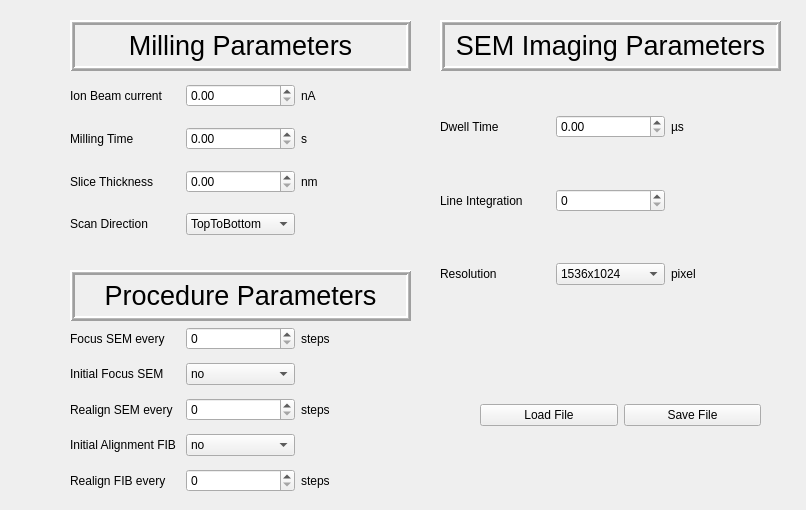
<?xml version="1.0" encoding="UTF-8"?>
<ui version="4.0">
 <class>VolumeDesigner</class>
 <widget class="QWidget" name="VolumeDesigner">
  <property name="geometry">
   <rect>
    <x>0</x>
    <y>0</y>
    <width>806</width>
    <height>510</height>
   </rect>
  </property>
  <property name="windowTitle">
   <string>VolumeDesigner</string>
  </property>
  <widget class="QLabel" name="label_26">
   <property name="geometry">
    <rect>
     <x>70</x>
     <y>20</y>
     <width>341</width>
     <height>51</height>
    </rect>
   </property>
   <property name="font">
    <font>
     <pointsize>20</pointsize>
    </font>
   </property>
   <property name="frameShape">
    <enum>QFrame::Box</enum>
   </property>
   <property name="frameShadow">
    <enum>QFrame::Raised</enum>
   </property>
   <property name="lineWidth">
    <number>2</number>
   </property>
   <property name="midLineWidth">
    <number>1</number>
   </property>
   <property name="text">
    <string>Milling Parameters</string>
   </property>
   <property name="textFormat">
    <enum>Qt::RichText</enum>
   </property>
   <property name="scaledContents">
    <bool>false</bool>
   </property>
   <property name="alignment">
    <set>Qt::AlignCenter</set>
   </property>
  </widget>
  <widget class="QLabel" name="label_27">
   <property name="geometry">
    <rect>
     <x>440</x>
     <y>20</y>
     <width>341</width>
     <height>51</height>
    </rect>
   </property>
   <property name="font">
    <font>
     <pointsize>20</pointsize>
    </font>
   </property>
   <property name="frameShape">
    <enum>QFrame::Box</enum>
   </property>
   <property name="frameShadow">
    <enum>QFrame::Raised</enum>
   </property>
   <property name="lineWidth">
    <number>2</number>
   </property>
   <property name="midLineWidth">
    <number>1</number>
   </property>
   <property name="text">
    <string>SEM Imaging Parameters</string>
   </property>
   <property name="textFormat">
    <enum>Qt::RichText</enum>
   </property>
   <property name="scaledContents">
    <bool>false</bool>
   </property>
   <property name="alignment">
    <set>Qt::AlignCenter</set>
   </property>
  </widget>
  <widget class="QWidget" name="horizontalLayoutWidget_2">
   <property name="geometry">
    <rect>
     <x>480</x>
     <y>380</y>
     <width>281</width>
     <height>71</height>
    </rect>
   </property>
   <layout class="QHBoxLayout" name="horizontalLayout_2">
    <item>
     <widget class="QPushButton" name="button_loadFile">
      <property name="text">
       <string>Load File</string>
      </property>
     </widget>
    </item>
    <item>
     <widget class="QPushButton" name="button_saveFile">
      <property name="text">
       <string>Save File</string>
      </property>
     </widget>
    </item>
   </layout>
  </widget>
  <widget class="QWidget" name="gridLayoutWidget_3">
   <property name="geometry">
    <rect>
     <x>70</x>
     <y>320</y>
     <width>341</width>
     <height>181</height>
    </rect>
   </property>
   <layout class="QGridLayout" name="gridLayout_3">
    <item row="1" column="0">
     <widget class="QLabel" name="label_17">
      <property name="text">
       <string>Initial Focus SEM</string>
      </property>
     </widget>
    </item>
    <item row="0" column="2">
     <widget class="QLabel" name="label_20">
      <property name="text">
       <string>steps</string>
      </property>
     </widget>
    </item>
    <item row="2" column="2">
     <widget class="QLabel" name="label_23">
      <property name="text">
       <string>steps</string>
      </property>
     </widget>
    </item>
    <item row="0" column="0">
     <widget class="QLabel" name="label_19">
      <property name="text">
       <string>Focus SEM every</string>
      </property>
     </widget>
    </item>
    <item row="3" column="0">
     <widget class="QLabel" name="label_24">
      <property name="text">
       <string>Initial Alignment FIB</string>
      </property>
     </widget>
    </item>
    <item row="3" column="1">
     <widget class="QComboBox" name="comboBox_InitialAlignmentFIB">
      <item>
       <property name="text">
        <string>no</string>
       </property>
      </item>
      <item>
       <property name="text">
        <string>yes</string>
       </property>
      </item>
     </widget>
    </item>
    <item row="1" column="1">
     <widget class="QComboBox" name="comboBox_InitialFocusSEM">
      <item>
       <property name="text">
        <string>no</string>
       </property>
      </item>
      <item>
       <property name="text">
        <string>yes</string>
       </property>
      </item>
     </widget>
    </item>
    <item row="2" column="0">
     <widget class="QLabel" name="label_21">
      <property name="text">
       <string>Realign SEM every</string>
      </property>
     </widget>
    </item>
    <item row="0" column="1">
     <widget class="QSpinBox" name="int_FocusSEMevery"/>
    </item>
    <item row="2" column="1">
     <widget class="QSpinBox" name="int_RealignSEMevery"/>
    </item>
    <item row="4" column="0">
     <widget class="QLabel" name="label_25">
      <property name="text">
       <string>Realign FIB every</string>
      </property>
     </widget>
    </item>
    <item row="4" column="1">
     <widget class="QSpinBox" name="int_RealignFIBevery"/>
    </item>
    <item row="4" column="2">
     <widget class="QLabel" name="label_28">
      <property name="text">
       <string>steps</string>
      </property>
     </widget>
    </item>
   </layout>
  </widget>
  <widget class="QWidget" name="gridLayoutWidget">
   <property name="geometry">
    <rect>
     <x>70</x>
     <y>70</y>
     <width>341</width>
     <height>181</height>
    </rect>
   </property>
   <layout class="QGridLayout" name="gridLayout">
    <item row="2" column="1">
     <widget class="QDoubleSpinBox" name="double_SliceThickness"/>
    </item>
    <item row="0" column="1">
     <widget class="QDoubleSpinBox" name="double_IBcurrent"/>
    </item>
    <item row="1" column="0">
     <widget class="QLabel" name="label_3">
      <property name="text">
       <string>Milling Time</string>
      </property>
     </widget>
    </item>
    <item row="1" column="2">
     <widget class="QLabel" name="label_4">
      <property name="text">
       <string>s</string>
      </property>
     </widget>
    </item>
    <item row="0" column="0">
     <widget class="QLabel" name="label">
      <property name="text">
       <string>Ion Beam current</string>
      </property>
     </widget>
    </item>
    <item row="1" column="1">
     <widget class="QDoubleSpinBox" name="double_MillingTime"/>
    </item>
    <item row="0" column="2">
     <widget class="QLabel" name="label_2">
      <property name="text">
       <string>nA</string>
      </property>
     </widget>
    </item>
    <item row="2" column="0">
     <widget class="QLabel" name="label_5">
      <property name="text">
       <string>Slice Thickness</string>
      </property>
     </widget>
    </item>
    <item row="2" column="2">
     <widget class="QLabel" name="label_6">
      <property name="text">
       <string>nm</string>
      </property>
     </widget>
    </item>
    <item row="3" column="0">
     <widget class="QLabel" name="label_7">
      <property name="text">
       <string>Scan Direction</string>
      </property>
     </widget>
    </item>
    <item row="3" column="1">
     <widget class="QComboBox" name="comboBox_ScanDirection">
      <item>
       <property name="text">
        <string>TopToBottom</string>
       </property>
      </item>
      <item>
       <property name="text">
        <string>BottomToTop</string>
       </property>
      </item>
      <item>
       <property name="text">
        <string>LeftToRight</string>
       </property>
      </item>
      <item>
       <property name="text">
        <string>RightToLeft</string>
       </property>
      </item>
     </widget>
    </item>
   </layout>
  </widget>
  <widget class="QWidget" name="gridLayoutWidget_2">
   <property name="geometry">
    <rect>
     <x>440</x>
     <y>70</y>
     <width>341</width>
     <height>261</height>
    </rect>
   </property>
   <layout class="QGridLayout" name="gridLayout_2">
    <item row="2" column="2">
     <widget class="QLabel" name="label_22">
      <property name="text">
       <string>pixel</string>
      </property>
     </widget>
    </item>
    <item row="2" column="0">
     <widget class="QLabel" name="label_18">
      <property name="text">
       <string>Resolution</string>
      </property>
     </widget>
    </item>
    <item row="1" column="1">
     <widget class="QSpinBox" name="int_LineIntegration"/>
    </item>
    <item row="2" column="1">
     <widget class="QComboBox" name="comboBox_Resolution">
      <item>
       <property name="text">
        <string>1536x1024</string>
       </property>
      </item>
      <item>
       <property name="text">
        <string>756x512</string>
       </property>
      </item>
      <item>
       <property name="text">
        <string>3072x2048</string>
       </property>
      </item>
      <item>
       <property name="text">
        <string>6144x4096</string>
       </property>
      </item>
     </widget>
    </item>
    <item row="1" column="0">
     <widget class="QLabel" name="label_15">
      <property name="text">
       <string>Line Integration</string>
      </property>
     </widget>
    </item>
    <item row="0" column="1">
     <widget class="QDoubleSpinBox" name="double_DwellTime"/>
    </item>
    <item row="0" column="0">
     <widget class="QLabel" name="label_13">
      <property name="text">
       <string>Dwell Time</string>
      </property>
     </widget>
    </item>
    <item row="0" column="2">
     <widget class="QLabel" name="label_14">
      <property name="text">
       <string>µs</string>
      </property>
     </widget>
    </item>
    <item row="1" column="2">
     <widget class="QLabel" name="label_16">
      <property name="text">
       <string/>
      </property>
     </widget>
    </item>
   </layout>
  </widget>
  <widget class="QLabel" name="label_10">
   <property name="geometry">
    <rect>
     <x>70</x>
     <y>270</y>
     <width>341</width>
     <height>51</height>
    </rect>
   </property>
   <property name="font">
    <font>
     <pointsize>20</pointsize>
    </font>
   </property>
   <property name="frameShape">
    <enum>QFrame::Box</enum>
   </property>
   <property name="frameShadow">
    <enum>QFrame::Raised</enum>
   </property>
   <property name="lineWidth">
    <number>2</number>
   </property>
   <property name="midLineWidth">
    <number>1</number>
   </property>
   <property name="text">
    <string>Procedure Parameters</string>
   </property>
   <property name="textFormat">
    <enum>Qt::RichText</enum>
   </property>
   <property name="scaledContents">
    <bool>false</bool>
   </property>
   <property name="alignment">
    <set>Qt::AlignCenter</set>
   </property>
  </widget>
 </widget>
 <resources/>
 <connections/>
</ui>
